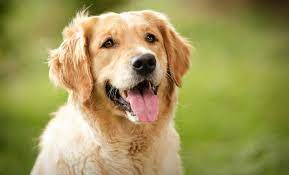
#> input picture HW2/dog.jpeg, 289 x 175 px
$ python Part2.py   (older library calls are emulated)
#> lines starting #> are read from the running program, lines starting #| are printed output that depends on the picture; after the words box and inside, x2 and y2 are one past the last pixel; in counts of white or black regions, pixels touching at a corner belong together
# Po-Shen Lee
# Date: 10/16/2024
# HW2 - Part 2: Sobel and Canny Edge Detection

import cv2
import numpy as np
import matplotlib.pyplot as plt

# Load the image in grayscale
image = cv2.imread('dog.jpeg', cv2.IMREAD_GRAYSCALE)
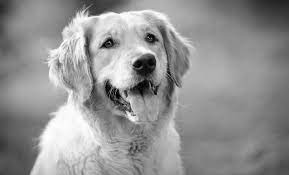
#> image: shape (175, 289); min 0, max 255, mean 147

# Define Sobel filters
sobel_x = np.array([[1, 0, -1], [2, 0, -2], [1, 0, -1]])
sobel_y = np.array([[1, 2, 1], [0, 0, 0], [-1, -2, -1]])

# Apply Sobel filters
def sobel_edge_detection(img, cutoff):
#> called with cutoff = 50
    grad_x = cv2.filter2D(img, cv2.CV_64F, sobel_x)
    grad_y = cv2.filter2D(img, cv2.CV_64F, sobel_y)
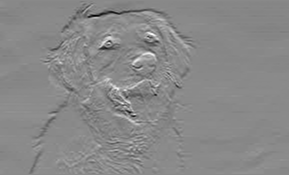
#> grad_y: shape (175, 289) float64; min -653, max 561, mean -1.2; drawn with min black and max white
    gradient_magnitude = np.sqrt(grad_x**2 + grad_y**2)
    _, edge_detected = cv2.threshold(gradient_magnitude, cutoff, 255, cv2.THRESH_BINARY)
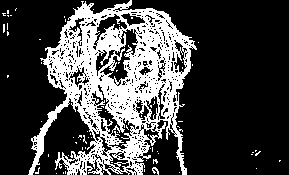
#> edge_detected: shape (175, 289) float64; 26.9% white; 73 white regions (71 under 20 px), largest, box (x1, y1, x2, y2) and area: (28, 0, 197, 175) 13326, (152, 167, 159, 175) 29
    return edge_detected.astype(np.uint8)

# Apply filters to original image
sobel_50 = sobel_edge_detection(image, 50)
sobel_150 = sobel_edge_detection(image, 150)
#> in sobel_edge_detection (call 2), `_, edge_detected = cv2.threshold(gradient_magnitude, cutoff, 255, cv2...`: edge_detected: shape (175, 289) float64; 7.8% white in thin lines or dots, all inside (x1, y1, x2, y2) = (29, 4, 191, 175)
canny = cv2.Canny(image, 100, 100)
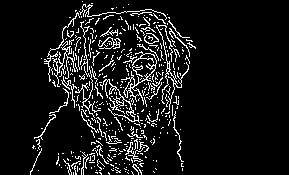
#> canny: shape (175, 289); 8.9% white in thin lines or dots, all inside (x1, y1, x2, y2) = (30, 1, 196, 175)

# Apply filters to blurred image
blurred = cv2.GaussianBlur(image, (5, 5), 0)
sobel_blurred_50 = sobel_edge_detection(blurred, 50)
#> call 3 of sobel_edge_detection, with cutoff = 50
#> in sobel_edge_detection (call 3), `grad_x = cv2.filter2D(img, cv2.CV_64F, sobel_x)`:
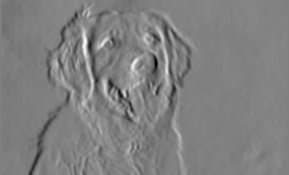
#> grad_x: shape (175, 289) float64; min -389, max 383, mean -0.2; drawn with min black and max white
#> in sobel_edge_detection (call 3), `gradient_magnitude = np.sqrt(grad_x**2 + grad_y**2)`:
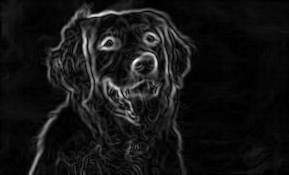
#> gradient_magnitude: shape (175, 289) float64; min 0, max 454.2, mean 37.1; drawn with min black and max white
#> in sobel_edge_detection (call 3), `_, edge_detected = cv2.threshold(gradient_magnitude, cutoff, 255, cv2...`: edge_detected: shape (175, 289) float64; 21.4% white; 78 white regions (67 under 20 px), largest, box (x1, y1, x2, y2) and area: (28, 0, 196, 175) 9412, (123, 134, 144, 163) 287, (172, 104, 186, 175) 270
sobel_blurred_150 = sobel_edge_detection(blurred, 150)
#> in sobel_edge_detection (call 4), `_, edge_detected = cv2.threshold(gradient_magnitude, cutoff, 255, cv2...`: edge_detected: shape (175, 289) float64; 4.6% white; 50 white regions (30 under 20 px), largest, box (x1, y1, x2, y2) and area: (102, 78, 136, 124) 324, (130, 52, 158, 78) 230, (83, 9, 147, 18) 198
canny_blurred = cv2.Canny(blurred, 100, 100)
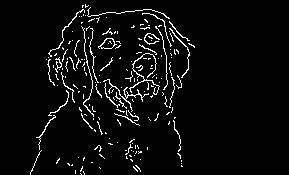
#> canny_blurred: shape (175, 289); 4.6% white in thin lines or dots, all inside (x1, y1, x2, y2) = (30, 4, 195, 175)

# Display results in a 2x4 grid
plt.figure(figsize=(12, 8))

plt.subplot(2, 4, 1)
plt.imshow(image, cmap='gray')
plt.title("Original")

plt.subplot(2, 4, 2)
plt.imshow(sobel_50, cmap='gray')
plt.title("Sobel Cutoff 50")

plt.subplot(2, 4, 3)
plt.imshow(sobel_150, cmap='gray')
plt.title("Sobel Cutoff 150")

plt.subplot(2, 4, 4)
plt.imshow(canny, cmap='gray')
plt.title("Canny Edge")

plt.subplot(2, 4, 5)
plt.imshow(blurred, cmap='gray')
plt.title("Blurred")

plt.subplot(2, 4, 6)
plt.imshow(sobel_blurred_50, cmap='gray')
plt.title("Sobel Blurred Cutoff 50")

plt.subplot(2, 4, 7)
plt.imshow(sobel_blurred_150, cmap='gray')
plt.title("Sobel Blurred Cutoff 150")

plt.subplot(2, 4, 8)
plt.imshow(canny_blurred, cmap='gray')
plt.title("Canny Blurred")

plt.tight_layout()
plt.show()

# What did you notice when you went from a lower threshold value to a higher one?
# Answer: A higher threshold value removes weaker edges, so fewer details appear in the Sobel result.

# What did you notice before and after applying a Gaussian Blur to the image?
# Answer: Blurring the image before applying edge detection reduces noise and helps to focus on prominent edges.
